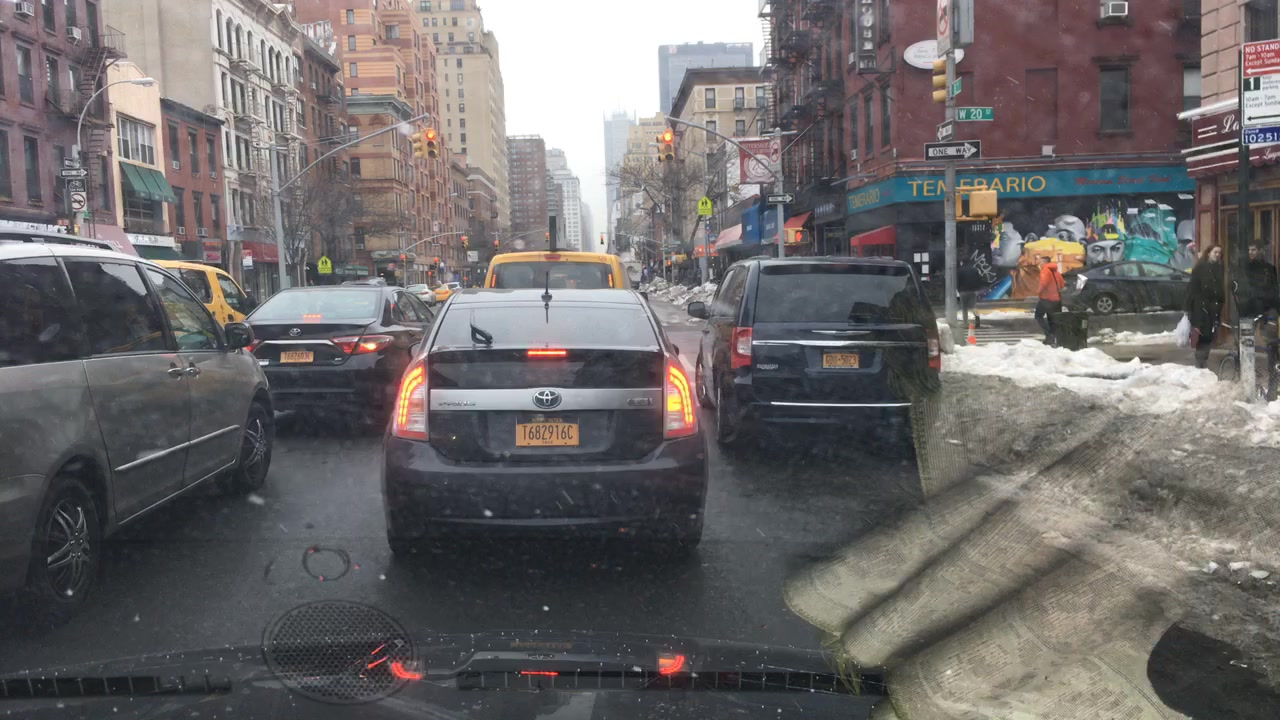
#> input picture data/test/1.jpg, 1280 x 720 px, given in place of 1.png, which was not available
$ jupyter execute --allow-errors VehicleDetection.ipynb   (text cells are left out)
#> lines starting #> are read from the running program, lines starting #| are printed output that depends on the picture; pictures that were not available may be replaced by others from this repository, and a replacement may not be noted
[cell 1]
import matplotlib.image as mpimg
import numpy as np
import cv2
from skimage.feature import hog
import matplotlib.pyplot as plt
import glob
import time
from sklearn.svm import LinearSVC
from sklearn.preprocessing import StandardScaler
from sklearn.model_selection import train_test_split
import random

from tqdm import tqdm

[cell 2]
test_img_loc = '../data/vehicles/1.png'
feature_image = cv2.imread(test_img_loc)
#> feature_image is the input picture: shape (720, 1280, 3); mean B, G, R 105.5, 105.4, 108.9
feature_image = cv2.cvtColor(feature_image, cv2.COLOR_BGR2RGB)
plt.imshow(feature_image)
plt.show()

[cell 3]
color_space = 'YCrCb' # Can be RGB, HSV, LUV, HLS, YUV, YCrCb
orient = 9  # HOG orientations
pix_per_cell = 8 # HOG pixels per cell
cell_per_block = 2 # HOG cells per block
hog_channel = 'ALL' # Can be 0, 1, 2, or "ALL"
spatial_size = (32, 32) # Spatial binning dimensions
hist_bins = 32    # Number of histogram bins
spatial_feat = True # Spatial features on or off
hist_feat = True # Histogram features on or off
hog_feat = True # HOG features on or off
y_start_stop = [150, 650] # Min and max in y to search in slide_window()

[cell 4]
# Define a function to return HOG features and visualization
def get_hog_features(img, orient, pix_per_cell, cell_per_block,
                        vis=False, feature_vec=True):
    # Call with two outputs if vis==True
#> called with orient = 9, pix_per_cell = 8, cell_per_block = 2, vis = True, feature_vec = True
    if vis == True:
        features, hog_image = hog(img, orientations=orient,
                                  pixels_per_cell=(pix_per_cell, pix_per_cell),
                                  cells_per_block=(cell_per_block, cell_per_block),
                                  transform_sqrt=True,
                                  visualize=vis, feature_vector=feature_vec)
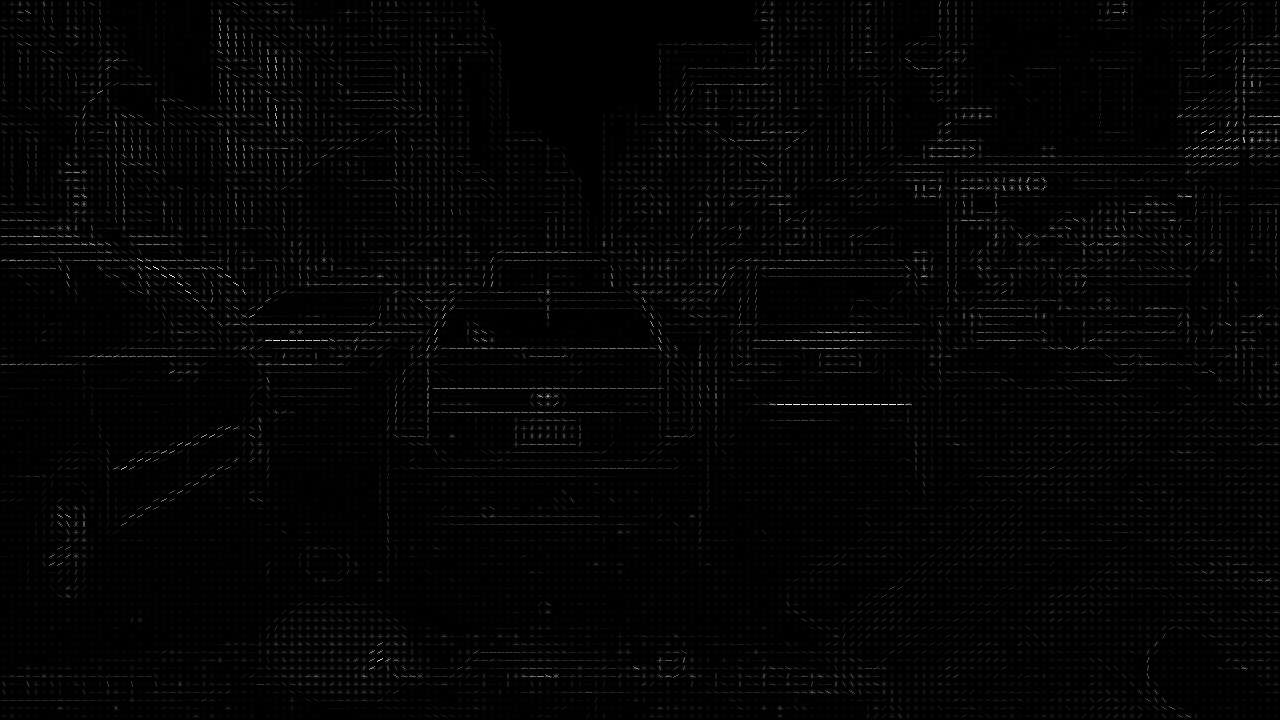
#> hog_image: shape (720, 1280) float64; min 0, max 3.98, mean 0.0689; drawn with min black and max white
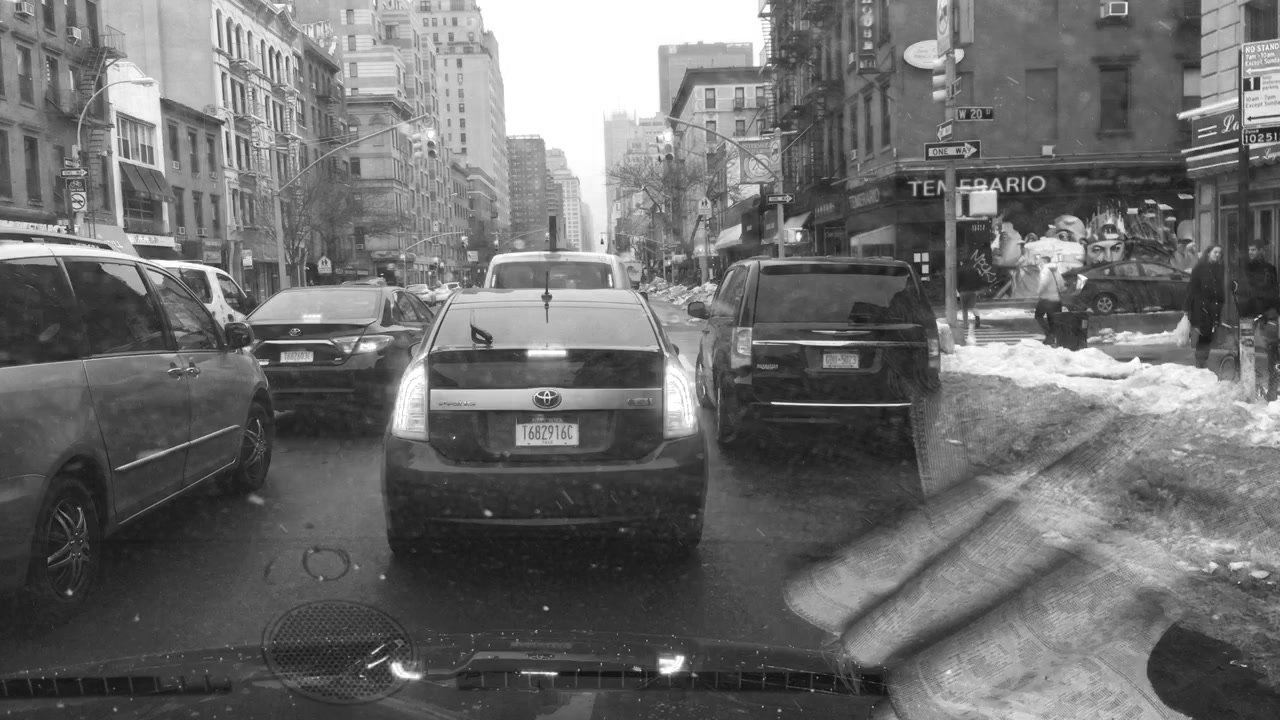
#> img: shape (720, 1280); min 11, max 255, mean 108.9
        return features, hog_image
    # Otherwise call with one output
    else:
        features = hog(img, orientations=orient,
                       pixels_per_cell=(pix_per_cell, pix_per_cell),
                       cells_per_block=(cell_per_block, cell_per_block),
                       transform_sqrt=True,
                       visualize=vis, feature_vector=feature_vec)
        return features

feature_image = cv2.imread(test_img_loc)
feature_image = cv2.cvtColor(feature_image, cv2.COLOR_BGR2RGB)
hog_features, hog_image = get_hog_features(feature_image[:,:,0], orient,
                        pix_per_cell, cell_per_block, vis=True, feature_vec=True)
plt.imshow(hog_image)
plt.title('HOG Image')
plt.show()

[cell 5]
# Define a function to compute binned color features
def bin_spatial(img, size=(32, 32)):
    # Use cv2.resize().ravel() to create the feature vector
#> called with size = (32, 32)
    features = cv2.resize(img, size).ravel()
#> features = 3072 values, max 255 at index 36, min 27 at index 2337, mean 106
    # Return the feature vector
    return features

# Plot features
feature_image = cv2.imread(test_img_loc)
feature_image = cv2.cvtColor(feature_image, cv2.COLOR_BGR2RGB)
feature_vec = bin_spatial(feature_image, size=spatial_size)
#> feature_vec has the same summary as features in bin_spatial
plt.plot(feature_vec)
plt.title('Spatially Binned Features')
plt.show()
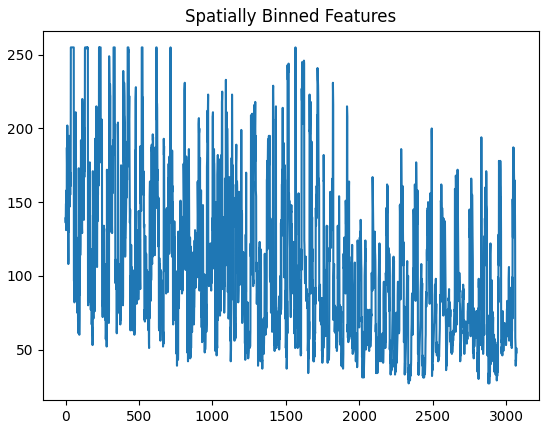
#> figure drawn by matplotlib, 1 panel; curve peaks at x = 36, y = 255

[cell 6]
# Define a function to compute color histogram features
# NEED TO CHANGE bins_range if reading .png files with mpimg!
def color_hist(img, nbins=32, bins_range=(0, 256)):
    # Compute the histogram of the color channels separately
#> called with nbins = 32, bins_range = (0, 256)
    channel1_hist = np.histogram(img[:,:,0], bins=nbins, range=bins_range)
    channel2_hist = np.histogram(img[:,:,1], bins=nbins, range=bins_range)
    channel3_hist = np.histogram(img[:,:,2], bins=nbins, range=bins_range)
    # Concatenate the histograms into a single feature vector
    hist_features = np.concatenate((channel1_hist[0], channel2_hist[0], channel3_hist[0]))
#> hist_features = 96 values, max 88149 at index 39, min 0 at index 0, mean 28800
    # Return the individual histograms, bin_centers and feature vector
    return hist_features

feature_image = cv2.imread(test_img_loc)
feature_image = cv2.cvtColor(feature_image, cv2.COLOR_BGR2RGB)
hist_features = color_hist(feature_image, nbins=hist_bins)
plt.hist(hist_features)
plt.title('Color Histogram Features')
plt.show()
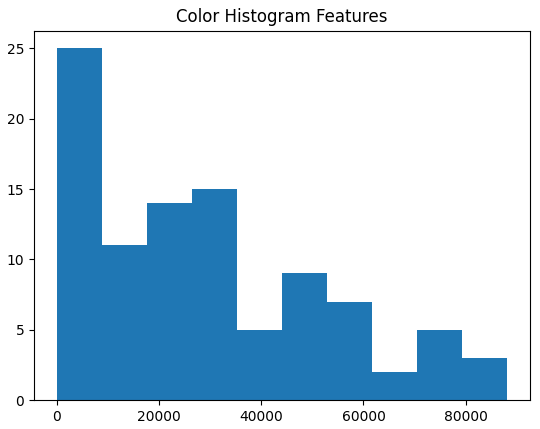
#> figure drawn by matplotlib, 1 panel; tallest bar 25 high, from x = 9.09e-13 to 8814.9
#> call 3 of extract_features, with color_space = 'YCrCb', spatial_size = (32, 32), hist_bins = 32, orient = 9, pix_per_cell = 8, cell_per_block = 2, hog_channel = 'ALL', spatial_feat = True
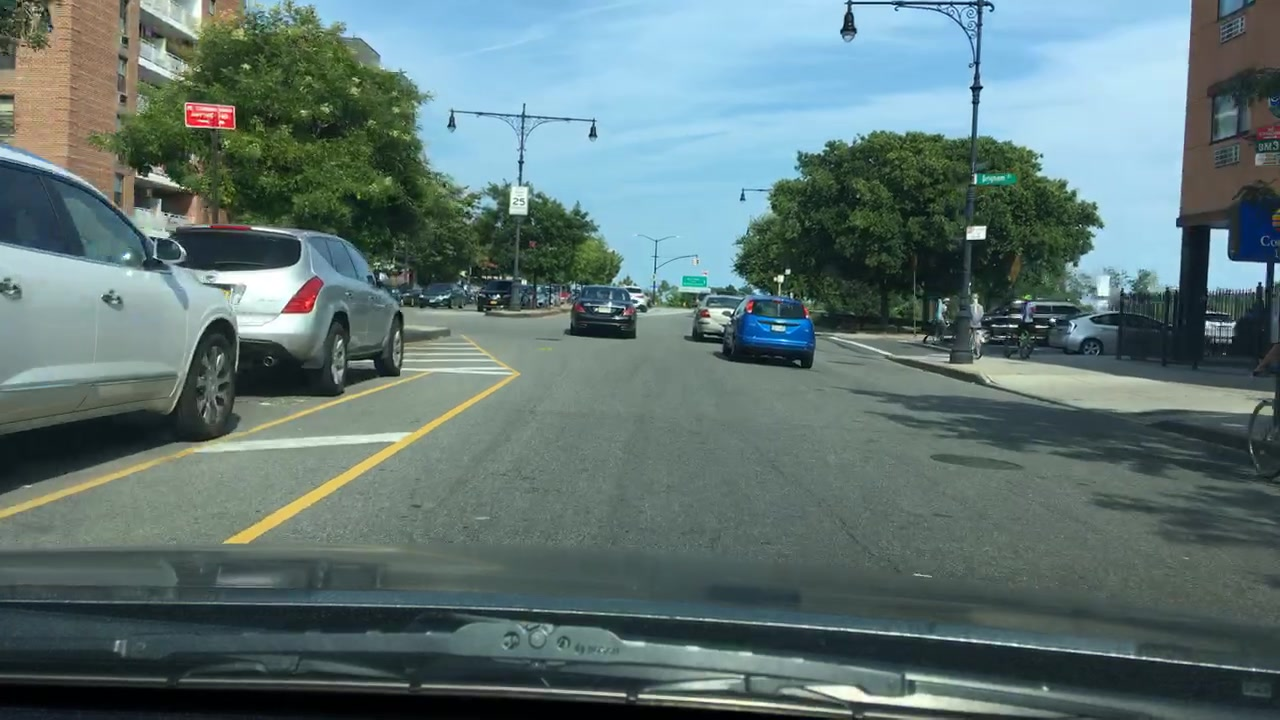
#> input picture data/train/A_004.jpg, 1280 x 720 px
#> in extract_features, img is the input picture: shape (720, 1280, 3); mean B, G, R 114.7, 116.1, 95

[cell 7]
# Define a function to extract features from a single image window
def single_img_features(img, color_space='RGB', spatial_size=(32, 32),
                        hist_bins=32, orient=9,
                        pix_per_cell=8, cell_per_block=2, hog_channel=0,
                        spatial_feat=True, hist_feat=True, hog_feat=True, hog_features=None):
    #1) Define an empty list to receive features
#> called with color_space = 'YCrCb', spatial_size = (32, 32), hist_bins = 32, orient = 9, pix_per_cell = 8, cell_per_block = 2, hog_channel = 'ALL', spatial_feat = True
    img_features = []
    #2) Apply color conversion if other than 'RGB'
    if color_space != 'RGB':
        if color_space == 'HSV':
            feature_image = cv2.cvtColor(img, cv2.COLOR_RGB2HSV)
        elif color_space == 'LUV':
            feature_image = cv2.cvtColor(img, cv2.COLOR_RGB2LUV)
        elif color_space == 'HLS':
            feature_image = cv2.cvtColor(img, cv2.COLOR_RGB2HLS)
        elif color_space == 'YUV':
            feature_image = cv2.cvtColor(img, cv2.COLOR_RGB2YUV)
        elif color_space == 'YCrCb':
            feature_image = cv2.cvtColor(img, cv2.COLOR_RGB2YCrCb)
#> feature_image: shape (720, 1280, 3); mean of channels 0, 1, 2 113.2, 129.1, 117.7
    else: feature_image = np.copy(img)
    #3) Compute spatial features if flag is set
    if spatial_feat == True:
        spatial_features = bin_spatial(feature_image, size=spatial_size)
#> spatial_features = 3072 values, max 254 at index 1170, min 1 at index 3000, mean 120.2
        #4) Append features to list
        img_features.append(spatial_features)
    #5) Compute histogram features if flag is set
    if hist_feat == True:
        hist_features = color_hist(feature_image, nbins=hist_bins)
#> hist_features = 96 values, max 538640 at index 79, min 0 at index 32, mean 28800
        #6) Append features to list
        img_features.append(hist_features)
    #7) Compute HOG features if flag is set
    if hog_feat == True:
        if True: #hog_features is None:
            if hog_channel == 'ALL':
                hog_features = []
                for channel in range(feature_image.shape[2]):
                    hog_features.extend(get_hog_features(feature_image[:,:,channel],
                                        orient, pix_per_cell, cell_per_block,
                                        vis=False, feature_vec=True))
#> after the loop, hog_features = 1528308 items
            else:
                hog_features = get_hog_features(feature_image[:,:,hog_channel], orient,
                            pix_per_cell, cell_per_block, vis=False, feature_vec=True)
        #8) Append features to list
        img_features.append(hog_features)

    #9) Return concatenated array of features
    return np.concatenate(img_features)

# Define a function to extract features from a list of images
# Have this function call bin_spatial() and color_hist()
def extract_features(imgs, color_space='RGB', spatial_size=(32, 32),
                        hist_bins=32, orient=9,
                        pix_per_cell=8, cell_per_block=2, hog_channel=0,
                        spatial_feat=True, hist_feat=True, hog_feat=True):
    # Create a list to append feature vectors to
    features = []
    # Iterate through the list of images
    for file in tqdm(imgs):
        img = cv2.imread(file)
        file_features = single_img_features(img, color_space, spatial_size,
            hist_bins, orient, pix_per_cell, cell_per_block, hog_channel,
            spatial_feat, hist_feat, hog_feat)
        features.append(file_features)
    # Return list of feature vectors
    return features

[cell 8]
def prepare_images_for_processing(car_img_folders, noncar_img_folders, image_type):
    cars = []
    for folder in car_img_folders:
        cars += glob.glob(folder +'/*.' + image_type)

    notcars = []
    for folder in noncar_img_folders:
        notcars += glob.glob(folder +'/*.' + image_type)

    print("Cars len: ", len(cars))
    print("Notcars len: ", len(notcars))

    # Keep distribution even
    train_size = 8500
    cars = cars[:train_size]
    notcars = notcars[:train_size]

    car_features = extract_features(cars, color_space=color_space,
        spatial_size=spatial_size, hist_bins=hist_bins,
        orient=orient, pix_per_cell=pix_per_cell,
        cell_per_block=cell_per_block,
        hog_channel=hog_channel, spatial_feat=spatial_feat,
        hist_feat=hist_feat, hog_feat=hog_feat)
    notcar_features = extract_features(notcars, color_space=color_space,
        spatial_size=spatial_size, hist_bins=hist_bins,
        orient=orient, pix_per_cell=pix_per_cell,
        cell_per_block=cell_per_block,
        hog_channel=hog_channel, spatial_feat=spatial_feat,
        hist_feat=hist_feat, hog_feat=hog_feat)

    X = np.vstack((car_features, notcar_features)).astype(np.float64)
    # Fit a per-column scaler
    X_scaler = StandardScaler().fit(X)
    # Apply the scaler to X
    scaled_X = X_scaler.transform(X)

    # Define the labels vector
    y = np.hstack((np.ones(len(car_features)), np.zeros(len(notcar_features))))

    return scaled_X, y, X_scaler

[cell 9]
car_folders = ['../data/vehicles']
notcar_folders = ['../data/non-vehicles']
#> (the rest of this cell did not finish here and is left out)

[cell 10]
car_folders_video = ['../data/train']
notcars_folders_video = ['noncar_windows']
#> (the rest of this cell did not finish here and is left out)
